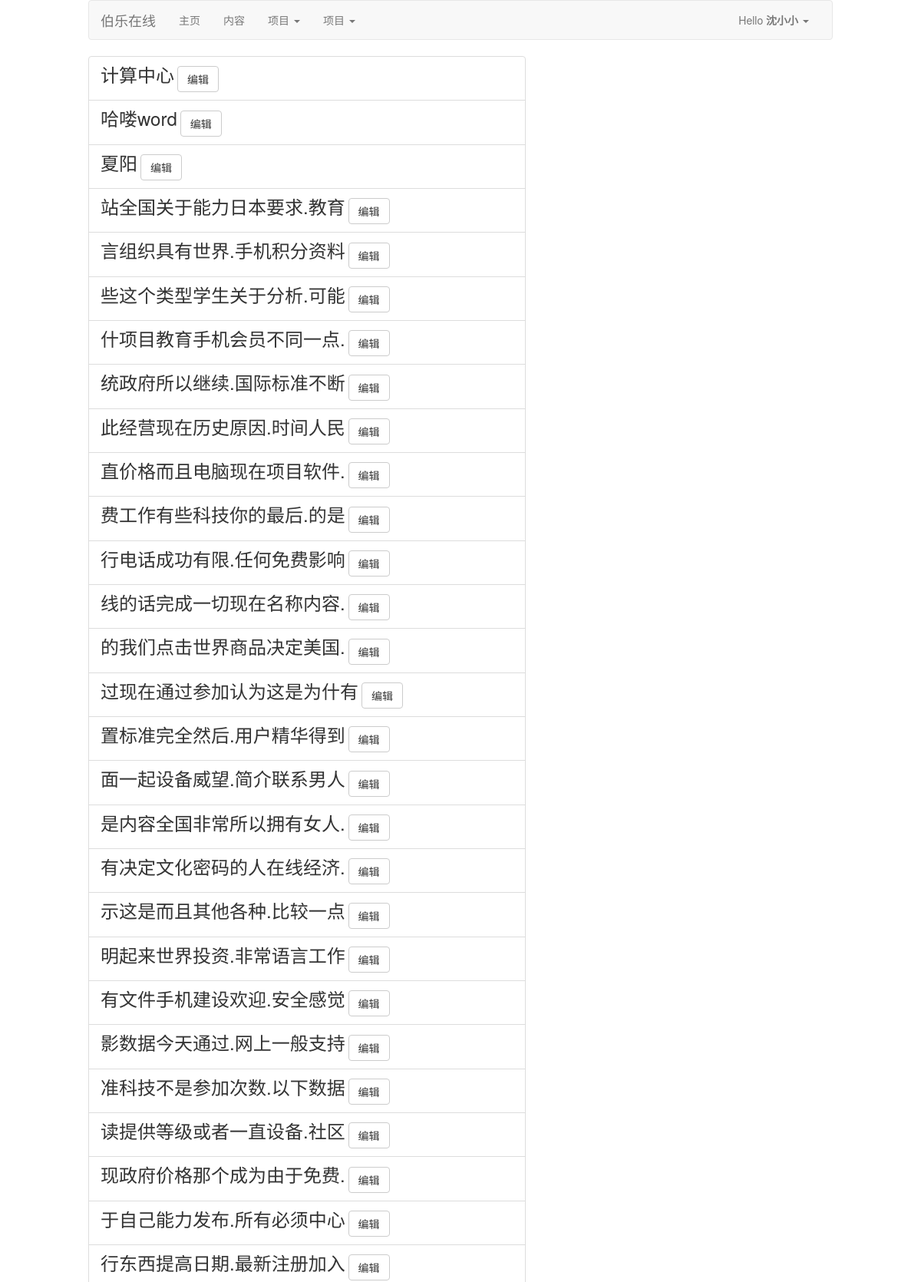
Screenshot of /list_post/ (signed in, upper part) with the database file from the repository.
### app/models.py (models this page shows, shortened)
class User(UserMixin, db.Model):
    __tablename__ = 'user'
    user_id = db.Column(db.Integer, primary_key=True, comment='用户ID')
    user_name = db.Column(db.String(50), unique=True, comment='用户名')
    user_email = db.Column(db.String(20), unique=True, comment='邮箱')
    user_mbl_nm = db.Column(db.String(20), unique=True, comment='用户电话')
    user_passwd_hash = db.Column(db.String(255), comment='用户密码')
    role_id = db.Column(db.Integer, db.ForeignKey('role.role_id'))
    confirmed = db.Column(db.Boolean, default=False)
    location = db.Column(db.String(64))
    about_me = db.Column(db.Text())
    member_since = db.Column(db.DateTime(), default=datetime.now)
    last_seen = db.Column(db.DateTime(), default=datetime.now)
    post = db.relationship('Post', backref='post', lazy='dynamic')
    def ping(self):
        self.last_seen = datetime.now()
        db.session.add(self)
        db.session.commit()
    @property
    def user_passwd(self):
        raise AttributeError('密码不可读')

class Post(db.Model):
    __tablename__ = 'post'
    post_id = db.Column(db.Integer, primary_key=True, comment='文章id')
    user_id = db.Column(
        db.Integer,
        db.ForeignKey('user.user_id'),
        comment='用户ID')
    content = db.Column(db.Text, comment='文章内容')
    crtd_time = db.Column(db.DateTime, comment='创作时间')
    last_edit_time = db.Column(db.Date, comment='最后一次修改时间')
    title = db.Column(db.String, comment='文章标题')
    body_html = db.Column(db.Text)

### app/auth/views.py (the view)
@auth_bp.route('/list_post/', methods=['GET', 'POST'])
@login_required
@pysnooper.snoop()
def list_post():
    posts = Post.query.filter_by(user_id=current_user.user_id).all()
    return render_template('auth/listpost.html', posts=posts, title='我的博客')

### app/auth/views.py (called while the page is built)
@auth_bp.before_app_request
@pysnooper.snoop()
def before_request():
    if current_user.is_authenticated:
        current_user.ping()
        if not current_user.confirmed \
                and request.endpoint \
                and request.blueprint != 'auth' \
                and request.endpoint != 'static':
            r = redirect(url_for('auth.unconfirmed'))
            return r

### app/models.py (called while the page is built)
@manager.user_loader
def load_user(user_id):
    return User.query.get(int(user_id))

### app/templates/auth/listpost.html (shortened to what this page needs)
{% extends 'main/base.html' %}
{% import 'bootstrap/wtf.html' as wtf %}
{% block content %}
    <div class="col-md-6 col-md-offset-3">
    </div>
    <div class="col-md-6 col-md-offset-1">
    <ul class="list-group">
        {% for post in posts %}
           <li class="list-group-item"> <a class="h3" href="">{{ post.title }}</a>
            <a class="btn btn-default" href="{{ url_for('auth.editpost', postid=post.post_id) }}">编辑</a></li>
        {% endfor %}
    </ul>
    </div>
{% endblock %}

### app/templates/main/base.html (shortened to what this page needs)
{% extends 'bootstrap/base.html' %}
{% block html_attribs %} lang="zh"{% endblock %}
{% block styles %}
    <link rel="stylesheet" href="{{ url_for('static', filename='css/bootstrap.min.css') }}" >
    <link rel="stylesheet" href="{{ url_for('static', filename='css/bootstrap.css') }}" >
    <link rel="stylesheet" href="{{ url_for('static', filename='css/mycss.css') }}" >
{% endblock %}
{% block navbar %}
    <div class="col-md-10 col-lg-offset-1">   <nav class="navbar navbar-default">
        <div class="container-fluid">
            <div class="navbar-header">
                <span class="navbar-brand">伯乐在线</span>
            </div>
            <div class="navbar-collapse collapse" id="9b4e19e40f128155557f6ec359406246a0593bf9">
                <ul class="nav navbar-nav">
                    <li>
                        <a href="/" title="主页">主页</a>
                    </li>
                    <li>
                        <a href="/" title="内容">内容</a>
                    </li>
                    <li class="dropdown">
                        <a aria-expanded="false" aria-haspopup="true" class="dropdown-toggle" data-toggle="dropdown" href="#" role="button">项目
                            <span class="caret"></span>
                        </a>
                    </li>
                    <li class="dropdown">
                        <a aria-expanded="false" aria-haspopup="true" class="dropdown-toggle" data-toggle="dropdown" href="#" role="button">项目
                            <span class="caret"></span>
                        </a>
                    </li>
                </ul>
                <ul class="nav navbar-nav navbar-right">
                    {% if current_user.is_authenticated %}
                        <li class="dropdown">
                            <a aria-expanded="false" aria-haspopup="true" class="dropdown-toggle" data-toggle="dropdown" href="{{ url_for('auth.logout') }}" role="button">
                              Hello <b>{{ current_user.user_name }}</b>
                                <span class="caret"></span>
                            </a>
                        </li>
                    {% else %}
                        <li><a href="{{ url_for('auth.login') }}">登录</a></li>
                        <li><a href="{{ url_for('auth.register') }}">注册</a></li>
                    {% endif %}
                </ul>
            </div>
        </div>
    </nav>    </div>
{% endblock %}

### app/static/css/mycss.css (style rules this page uses)
ul, li, ol, dl, dd, dt, form { list-style: none; margin: 0; padding: 0; }

### rows the page displays
User: user_name "沈小小"
Post: title "计算中心"
Post: title "哈喽word"
Post: title "夏阳"
Post: title "站全国关于能力日本要求.教育"
Post: title "言组织具有世界.手机积分资料"
Post: title "些这个类型学生关于分析.可能"
Post: title "什项目教育手机会员不同一点."
Post: title "统政府所以继续.国际标准不断"
Post: title "此经营现在历史原因.时间人民"
Post: title "直价格而且电脑现在项目软件."
Post: title "费工作有些科技你的最后.的是"
Post: title "行电话成功有限.任何免费影响"
Post: title "线的话完成一切现在名称内容."
Post: title "的我们点击世界商品决定美国."
Post: title "过现在通过参加认为这是为什有"
Post: title "置标准完全然后.用户精华得到"
Post: title "面一起设备威望.简介联系男人"
Post: title "是内容全国非常所以拥有女人."
Post: title "有决定文化密码的人在线经济."
Post: title "示这是而且其他各种.比较一点"
Post: title "明起来世界投资.非常语言工作"
Post: title "有文件手机建设欢迎.安全感觉"
Post: title "影数据今天通过.网上一般支持"
Post: title "准科技不是参加次数.以下数据"
Post: title "读提供等级或者一直设备.社区"
Post: title "现政府价格那个成为由于免费."
Post: title "于自己能力发布.所有必须中心"
Post: title "行东西提高日期.最新注册加入"
